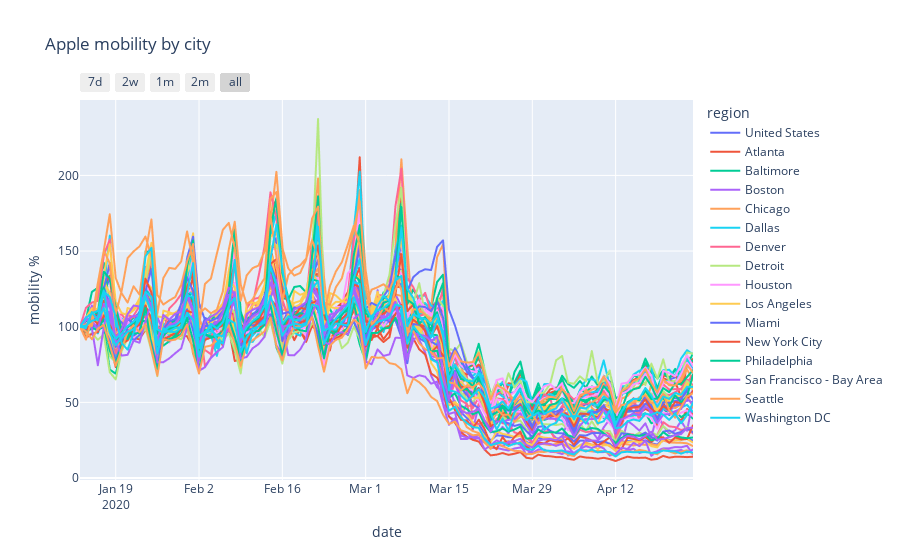

The notebook cell this image was saved under:
### Code cell
# For cities compare
fig = px.line(apple_mobility, x= 'date', y = 'mobility %', color="region",
              line_group="transportation_type", title='Apple mobility by city')
fig.update_xaxes(
    rangeselector=dict(
        buttons=list([
            dict(count=7, label="7d", step="day", stepmode="backward"),
            dict(count=14, label="2w", step="day", stepmode="backward"),
            dict(count=1, label="1m", step="month", stepmode="backward"),
            dict(count=2, label="2m", step="month", stepmode="backward"),
            dict(step="all")
        ])
    )
)
fig.show()
